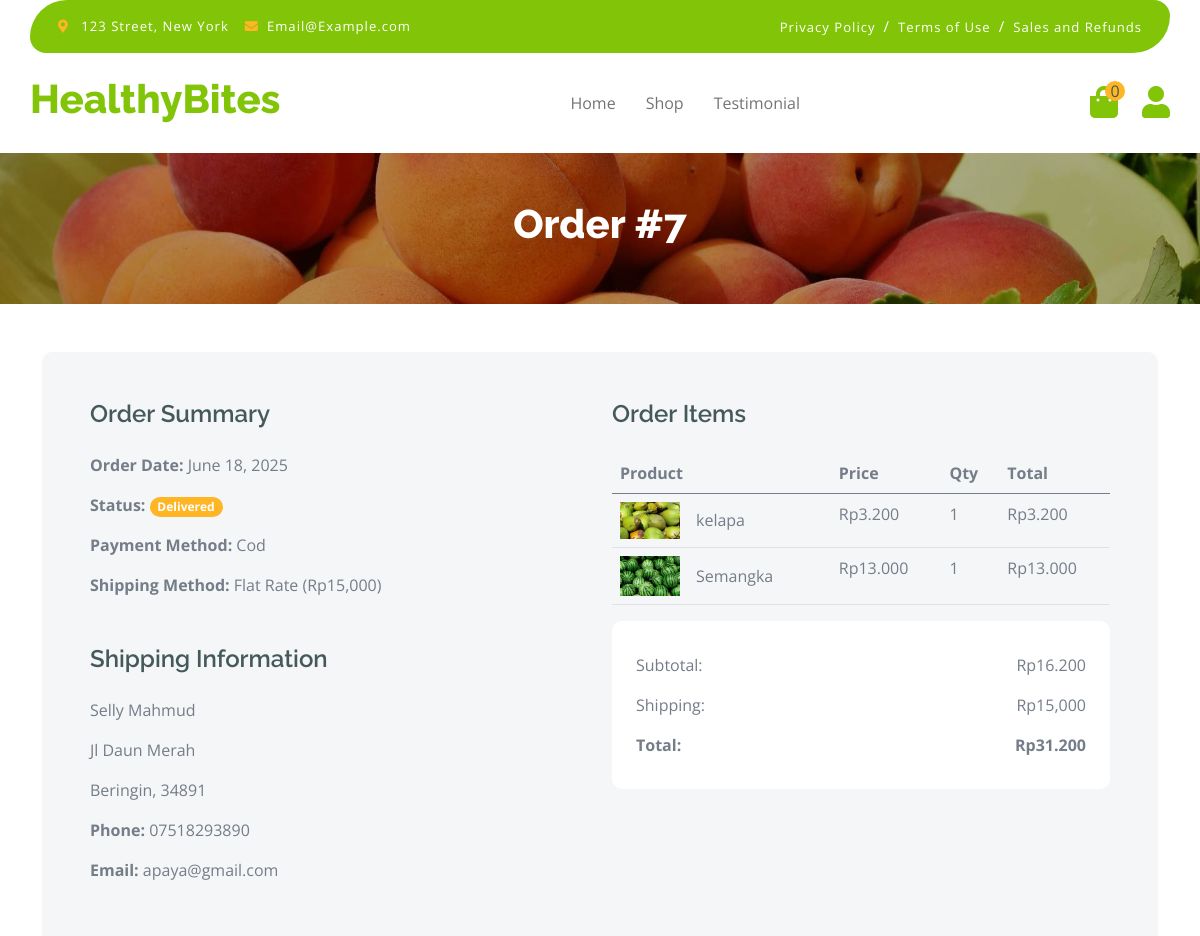
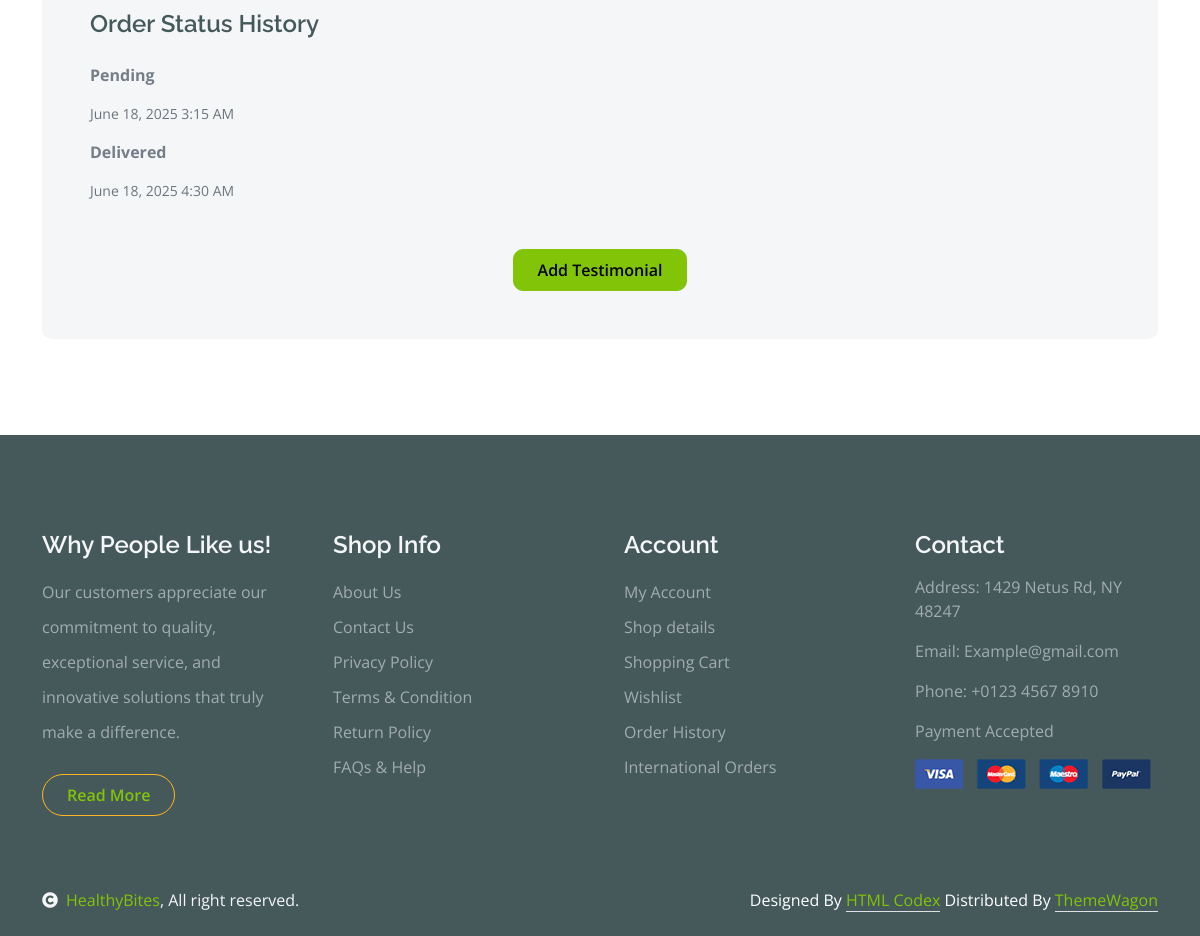
Page /order_details.php?order_id=7 (signed in) on the committed database (2 pictures, top to bottom).
### tables this page shows
CREATE TABLE `orders` (
  `id` int(11) NOT NULL,
  `user_id` int(11) NOT NULL,
  `first_name` varchar(50) NOT NULL,
  `last_name` varchar(50) NOT NULL,
  `address` text NOT NULL,
  `city` varchar(50) NOT NULL,
  `postcode` varchar(20) NOT NULL,
  `phone` varchar(20) NOT NULL,
  `email` varchar(100) NOT NULL,
  `notes` text DEFAULT NULL,
  `payment_method` varchar(20) NOT NULL,
  `shipping_method` varchar(20) NOT NULL,
  `total_amount` decimal(10,2) NOT NULL,
  `created_at` timestamp NOT NULL DEFAULT current_timestamp()
);

CREATE TABLE `order_items` (
  `id` int(11) NOT NULL,
  `order_id` int(11) NOT NULL,
  `product_id` int(11) NOT NULL,
  `quantity` int(11) NOT NULL,
  `price` decimal(10,2) NOT NULL
);

CREATE TABLE `product` (
  `id` int(11) NOT NULL,
  `namaProduct` varchar(50) NOT NULL,
  `Product` varchar(100) NOT NULL,
  `harga` decimal(15,2) NOT NULL,
  `jumlah` int(11) NOT NULL,
  `deskripsi` text NOT NULL,
  `image` varchar(255) NOT NULL
);

CREATE TABLE `order_status` (
  `id` int(11) NOT NULL,
  `order_id` int(11) NOT NULL,
  `status` enum('pending','processing','shipped','delivered','completed') NOT NULL,
  `created_at` timestamp NOT NULL DEFAULT current_timestamp()
);

### order_details.php (the view, shortened to what this page needs)
<?php
require_once 'config.php';
$order_id = $_GET['order_id'];
$user_id = $_SESSION['user_id'];
$order_query = "SELECT o.*, os.status
                FROM orders o
                LEFT JOIN (
                    SELECT order_id, status
                    FROM order_status
                    WHERE (order_id, created_at) IN (
                        SELECT order_id, MAX(created_at)
                        FROM order_status
                        GROUP BY order_id
                    )
                ) os ON o.id = os.order_id
                WHERE o.id = ? AND o.user_id = ?";
$stmt = $conn->prepare($order_query);
$stmt->bind_param("ii", $order_id, $user_id);
$stmt->execute();
$order = $stmt->get_result()->fetch_assoc();
$items_query = "SELECT oi.*, p.namaProduct, p.image
                FROM order_items oi
                JOIN product p ON oi.product_id = p.id
                WHERE oi.order_id = ?";
$stmt = $conn->prepare($items_query);
$stmt->bind_param("i", $order_id);
$stmt->execute();
$items = $stmt->get_result();
$status_query = "SELECT status, created_at FROM order_status WHERE order_id = ? ORDER BY created_at";
$stmt = $conn->prepare($status_query);
$stmt->bind_param("i", $order_id);
$stmt->execute();
$status_history = $stmt->get_result();
?>
<!DOCTYPE html>
<html lang="en">
<head>
    <link rel="stylesheet" href="https://use.fontawesome.com/releases/v5.15.4/css/all.css"/>
    <link href="https://cdn.jsdelivr.net/npm/bootstrap-icons@1.4.1/font/bootstrap-icons.css" rel="stylesheet">
    <link href="lib/lightbox/css/lightbox.min.css" rel="stylesheet">
    <link href="lib/owlcarousel/assets/owl.carousel.min.css" rel="stylesheet">
    <link href="css/bootstrap.min.css" rel="stylesheet">
    <link href="css/style.css" rel="stylesheet">
</head>
<body>
<div class="container-fluid fixed-top">
    <div class="container topbar bg-primary d-none d-lg-block">
        <div class="d-flex justify-content-between">
            <div class="top-info ps-2">
                <small class="me-3"><i class="fas fa-map-marker-alt me-2 text-secondary"></i> <a href="#" class="text-white">123 Street, New York</a></small>
                <small class="me-3"><i class="fas fa-envelope me-2 text-secondary"></i><a href="#" class="text-white">Email@Example.com</a></small>
            </div>
            <div class="top-link pe-2">
                <a href="#" class="text-white"><small class="text-white mx-2">Privacy Policy</small>/</a>
                <a href="#" class="text-white"><small class="text-white mx-2">Terms of Use</small>/</a>
                <a href="#" class="text-white"><small class="text-white ms-2">Sales and Refunds</small></a>
            </div>
        </div>
    </div>
    <div class="container px-0">
        <nav class="navbar navbar-light bg-white navbar-expand-xl">
            <a href="index.php" class="navbar-brand"><h1 class="text-primary display-6">HealthyBites</h1></a>
            <div class="collapse navbar-collapse bg-white" id="navbarCollapse">
                <div class="navbar-nav mx-auto">
                    <a href="index.php" class="nav-item nav-link">Home</a>
                    <a href="shop.php" class="nav-item nav-link">Shop</a>
                    <a href="testimoni.php" class="nav-item nav-link">Testimonial</a>
                </div>
                <div class="d-flex m-3 me-0">
                    <a href="cart.php" class="position-relative me-4 my-auto">
                        <i class="fa fa-shopping-bag fa-2x"></i>
                        <span class="position-absolute bg-secondary rounded-circle d-flex align-items-center justify-content-center text-dark px-1" style="top: -5px; left: 15px; height: 20px; min-width: 20px;">
                            <?php echo $_SESSION['cart_count'] ?? 0; ?>
                        </span>
                    </a>
                    <a href="Profiles.php" class="my-auto">
                        <i class="fas fa-user fa-2x"></i>
                    </a>
                </div>
            </div>
        </nav>
    </div>
</div>
    <div class="container-fluid page-header py-5">
        <h1 class="text-center text-white display-6">Order #<?= $order['id'] ?></h1>
    </div>
    <div class="container py-5">
        <div class="row g-5">
            <div class="col-lg-12">
                <div class="bg-light rounded p-5">
                    <div class="row">
                        <div class="col-md-6">
                            <h4 class="mb-4">Order Summary</h4>
                            <p><strong>Order Date:</strong> <?= date('F j, Y', strtotime($order['created_at'])) ?></p>
                            <p><strong>Status:</strong>
                                <span class="badge bg-<?= $order['status'] == 'completed' ? 'success' : ($order['status'] == 'shipped' ? 'primary' : ($order['status'] == 'processing' ? 'warning' : 'secondary')) ?>">
                                    <?= ucfirst($order['status']) ?>
                                </span>
                            </p>
                            <p><strong>Payment Method:</strong> <?= ucfirst(str_replace('_', ' ', $order['payment_method'])) ?></p>
                            <p><strong>Shipping Method:</strong> <?= $order['shipping_method'] == 'free' ? 'Free Shipping' : 'Flat Rate (Rp15,000)' ?></p>
                            <h4 class="mt-5 mb-4">Shipping Information</h4>
                            <p><?= $order['first_name'] ?> <?= $order['last_name'] ?></p>
                            <p><?= $order['address'] ?></p>
                            <p><?= $order['city'] ?>, <?= $order['postcode'] ?></p>
                            <p><strong>Phone:</strong> <?= $order['phone'] ?></p>
                            <p><strong>Email:</strong> <?= $order['email'] ?></p>
                        </div>
                        <div class="col-md-6">
                            <h4 class="mb-4">Order Items</h4>
                            <div class="table-responsive">
                                <table class="table">
                                    <thead>
                                        <tr>
                                            <th>Product</th>
                                            <th>Price</th>
                                            <th>Qty</th>
                                            <th>Total</th>
                                        </tr>
                                    </thead>
                                    <tbody>
                                        <?php while ($item = $items->fetch_assoc()): ?>
                                        <tr>
                                            <td>
                                                <div class="d-flex align-items-center">
                                                    <img src="img/products/<?= htmlspecialchars($item['image']) ?>"
                                                         alt="<?= htmlspecialchars($item['namaProduct']) ?>"
                                                         class="img-fluid me-3" style="width: 60px;">
                                                    <p class="mb-0"><?= htmlspecialchars($item['namaProduct']) ?></p>
                                                </div>
                                            </td>
                                            <td>Rp<?= number_format($item['price'], 0, ',', '.') ?></td>
                                            <td><?= $item['quantity'] ?></td>
                                            <td>Rp<?= number_format($item['price'] * $item['quantity'], 0, ',', '.') ?></td>
                                        </tr>
                                        <?php endwhile; ?>
                                    </tbody>
                                </table>
                            </div>
                            <div class="bg-white p-4 rounded">
                                <div class="d-flex justify-content-between py-2">
                                    <span>Subtotal:</span>
                                    <span>Rp<?= number_format($order['total_amount'] - ($order['shipping_method'] == 'flat' ? 15000 : 0), 0, ',', '.') ?></span>
                                </div>
                                <div class="d-flex justify-content-between py-2">
                                    <span>Shipping:</span>
                                    <span>Rp<?= $order['shipping_method'] == 'flat' ? '15,000' : '0' ?></span>
                                </div>
                                <div class="d-flex justify-content-between py-2 fw-bold">
                                    <span>Total:</span>
                                    <span>Rp<?= number_format($order['total_amount'], 0, ',', '.') ?></span>
                                </div>
                            </div>
                        </div>
                    </div>
                    <div class="mt-5">
                        <h4 class="mb-4">Order Status History</h4>
                        <div class="timeline">
                            <?php while ($status = $status_history->fetch_assoc()): ?>
                            <div class="timeline-item">
                                <div class="timeline-content">
                                    <p class="fw-bold"><?= ucfirst($status['status']) ?></p>
                                    <p class="text-muted small"><?= date('F j, Y g:i A', strtotime($status['created_at'])) ?></p>
                                </div>
                            </div>
                            <?php endwhile; ?>
                        </div>
                    </div>
                    <?php if ($order['status'] == 'delivered'): ?>
                    <div class="text-center mt-5">
                        <a href="add_testimonial.php?order_id=<?= $order['id'] ?>" class="btn btn-primary px-4 py-2">
                            Add Testimonial
                        </a>
                    </div>
                    <?php endif; ?>
                </div>
            </div>
        </div>
    </div>
        <div class="container-fluid bg-dark text-white-50 footer pt-5 mt-5">
            <div class="container py-5">
                <div class="row g-5">
                    <div class="col-lg-3 col-md-6">
                        <div class="footer-item">
                            <h4 class="text-light mb-3">Why People Like us!</h4>
                            <p class="mb-4">Our customers appreciate our commitment to quality, exceptional service, and innovative solutions that truly make a difference.</p>
                            <a href="" class="btn border-secondary py-2 px-4 rounded-pill text-primary">Read More</a>
                        </div>
                    </div>
                    <div class="col-lg-3 col-md-6">
                        <div class="d-flex flex-column text-start footer-item">
                            <h4 class="text-light mb-3">Shop Info</h4>
                            <a class="btn-link" href="">About Us</a>
                            <a class="btn-link" href="">Contact Us</a>
                            <a class="btn-link" href="">Privacy Policy</a>
                            <a class="btn-link" href="">Terms & Condition</a>
                            <a class="btn-link" href="">Return Policy</a>
                            <a class="btn-link" href="">FAQs & Help</a>
                        </div>
                    </div>
                    <div class="col-lg-3 col-md-6">
                        <div class="d-flex flex-column text-start footer-item">
                            <h4 class="text-light mb-3">Account</h4>
                            <a class="btn-link" href="">My Account</a>
                            <a class="btn-link" href="">Shop details</a>
                            <a class="btn-link" href="">Shopping Cart</a>
                            <a class="btn-link" href="">Wishlist</a>
                            <a class="btn-link" href="">Order History</a>
                            <a class="btn-link" href="">International Orders</a>
                        </div>
                    </div>
                    <div class="col-lg-3 col-md-6">
                        <div class="footer-item">
                            <h4 class="text-light mb-3">Contact</h4>
                            <p>Address: 1429 Netus Rd, NY 48247</p>
                            <p>Email: Example@gmail.com</p>
                            <p>Phone: +0123 4567 8910</p>
                            <p>Payment Accepted</p>
                            <img src="img/payment.png" class="img-fluid" alt="">
                        </div>
                    </div>
                </div>
            </div>
        </div>
        <div class="container-fluid copyright bg-dark py-4">
            <div class="container">
                <div class="row">
                    <div class="col-md-6 text-center text-md-start mb-3 mb-md-0">
                        <span class="text-light"><a href="#"><i class="fas fa-copyright text-light me-2"></i>HealthyBites</a>, All right reserved.</span>
                    </div>
                    <div class="col-md-6 my-auto text-center text-md-end text-white">
                        Designed By <a class="border-bottom" href="https://htmlcodex.com">HTML Codex</a> Distributed By <a class="border-bottom" href="https://themewagon.com">ThemeWagon</a>
                    </div>
                </div>
            </div>
        </div>
</body>
</html>

### css/style.css (style rules this page uses)
.btn { font-weight: 600; transition: .5s; }
.btn.border-secondary { transition: 0.5s; }
.fixed-top { transition: 0.5s; background: var(--bs-white); border: 0; }
.topbar { padding: 20px; border-radius: 230px 100px; }
.topbar .top-info { font-size: 15px; line-height: 0; letter-spacing: 1px; display: flex; align-items: center; }
.topbar .top-link { font-size: 15px; line-height: 0; letter-spacing: 1px; display: flex; align-items: center; }
.topbar .top-link a { letter-spacing: 1px; }
.navbar .navbar-nav .nav-link { padding: 10px 15px; font-size: 16px; transition: .5s; }
.navbar { height: 100px; border-bottom: 1px solid rgba(255, 255, 255, .1); }
.page-header { position: relative; background: linear-gradient(rgba(0, 0, 0, 0.3), rgba(0, 0, 0, 0.3)), url(../img/cart-page-header-img.jpg); background-position: center center; background-repeat: no-repeat; background-size: cover; }
@media (min-width: 992px) { .hero-header, .page-header { margin-top: 152px !important; } }
.footer .footer-item .btn-link { line-height: 35px; color: rgba(255, 255, 255, .5); transition: 0.5s; }
.footer .footer-item p.mb-4 { line-height: 35px; }

### rows in the picture
orders: id "7", created_at "June 18, 2025", payment_method "Cod", first_name "Selly", last_name "Mahmud", address "Jl Daun Merah", city "Beringin", postcode "34891", phone "07518293890", email "apaya@gmail.com", total_amount+shipping_method "16.200", total_amount "31.200"
order_items: product.image (picture), product.namaProduct "kelapa", price "3.200", quantity "1", $item['price'] * $item['quantity'] "3.200"
order_items: product.image (picture), product.namaProduct "Semangka", price "13.000", quantity "1", $item['price'] * $item['quantity'] "13.000"
order_status: status "Pending", created_at "June 18, 2025 3:15 AM"
order_status: status "Delivered", created_at "June 18, 2025 4:30 AM"

### other values in the picture
$_SESSION['cart_count'] "0"
$order['status'] "Delivered"
